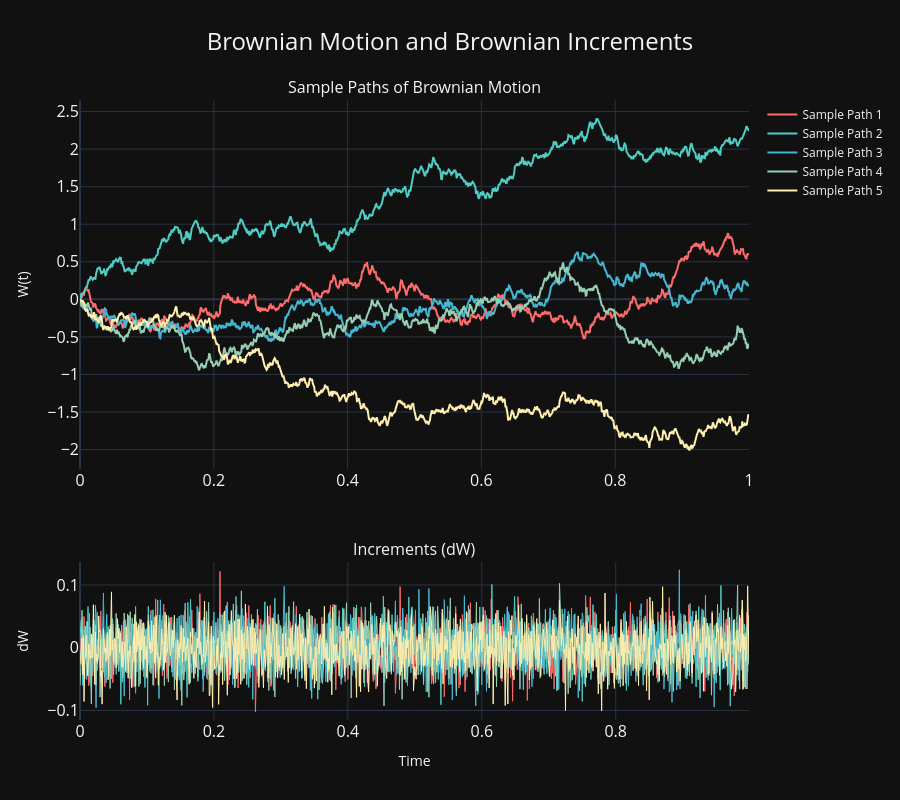

Source (notebook cell):
### Code cell
import numpy as np
import plotly.graph_objects as go
from plotly.subplots import make_subplots

# Set random seed for reproducibility
np.random.seed(42)

# Generate Brownian motion paths
def generate_brownian_path(n_steps=1000, T=1.0):
    dt = T/n_steps
    dW = np.random.normal(0, np.sqrt(dt), n_steps)
    W = np.cumsum(dW)
    W = np.insert(W, 0, 0)  # Add W₀ = 0
    t = np.linspace(0, T, n_steps + 1)
    return t, W, dW

# Generate multiple paths
n_paths = 5
paths_data = [generate_brownian_path() for _ in range(n_paths)]

# Create subplots
fig = make_subplots(rows=2, cols=1, 
                    subplot_titles=('Sample Paths of Brownian Motion', 'Increments (dW)'),
                    vertical_spacing=0.15,
                    row_heights=[0.7, 0.3])

# Colors for paths
colors = ['#FF6B6B', '#4ECDC4', '#45B7D1', '#96CEB4', '#FFEEAD']

# Add each path and its increments
for i, (t, W, dW) in enumerate(paths_data):
    # Plot Brownian path
    fig.add_trace(
        go.Scatter(
            x=t,
            y=W,
            mode='lines',
            line=dict(color=colors[i], width=2),
            name=f'Sample Path {i+1}'
        ),
        row=1, col=1
    )
    
    # Plot increments
    t_increments = t[:-1]  # Remove last point since we have n-1 increments
    fig.add_trace(
        go.Scatter(
            x=t_increments,
            y=dW,
            mode='lines',
            line=dict(color=colors[i], width=1),
            name=f'Increments {i+1}',
            showlegend=False
        ),
        row=2, col=1
    )

# Update layout
fig.update_layout(
    template='plotly_dark',
    title=dict(
        text='Brownian Motion and Brownian Increments',
        x=0.5,
        font=dict(size=24)
    ),
    showlegend=True,
    hovermode='x',
    height=800  # Make plot taller to accommodate subplot
)

# Update axes
for row in [1, 2]:
    fig.update_xaxes(
        showgrid=True,
        gridwidth=1,
        zeroline=True,
        zerolinewidth=2,
        tickfont=dict(size=16),
        row=row, col=1
    )
    
    fig.update_yaxes(
        showgrid=True,
        gridwidth=1,
        zeroline=True,
        zerolinewidth=2,
        tickfont=dict(size=16),
        row=row, col=1
    )

# Update axis labels
fig.update_xaxes(title_text="Time", row=2, col=1)
fig.update_yaxes(title_text="W(t)", row=1, col=1)
fig.update_yaxes(title_text="dW", row=2, col=1)

fig.show()

### Figure 1 — Plotly figure (JSON) as saved in the notebook; plotly's stock layout.template omitted (floating-point values rounded to 4 significant figures; data arrays with more than 128 entries replaced by an {"elided": "..."} marker saying what was removed)
{"data": [{"line": {"color": "#FF6B6B", "width": 2}, "mode": "lines", "name": "Sample Path 1", "type": "scatter", "x": {"elided": "1001 float values"}, "xaxis": "x", "y": {"elided": "1001 float values"}, "yaxis": "y"}, {"line": {"color": "#FF6B6B", "width": 1}, "mode": "lines", "name": "Increments 1", "showlegend": false, "type": "scatter", "x": {"elided": "1000 float values"}, "xaxis": "x2", "y": {"elided": "1000 float values"}, "yaxis": "y2"}, {"line": {"color": "#4ECDC4", "width": 2}, "mode": "lines", "name": "Sample Path 2", "type": "scatter", "x": {"elided": "1001 float values"}, "xaxis": "x", "y": {"elided": "1001 float values"}, "yaxis": "y"}, {"line": {"color": "#4ECDC4", "width": 1}, "mode": "lines", "name": "Increments 2", "showlegend": false, "type": "scatter", "x": {"elided": "1000 float values"}, "xaxis": "x2", "y": {"elided": "1000 float values"}, "yaxis": "y2"}, {"line": {"color": "#45B7D1", "width": 2}, "mode": "lines", "name": "Sample Path 3", "type": "scatter", "x": {"elided": "1001 float values"}, "xaxis": "x", "y": {"elided": "1001 float values"}, "yaxis": "y"}, {"line": {"color": "#45B7D1", "width": 1}, "mode": "lines", "name": "Increments 3", "showlegend": false, "type": "scatter", "x": {"elided": "1000 float values"}, "xaxis": "x2", "y": {"elided": "1000 float values"}, "yaxis": "y2"}, {"line": {"color": "#96CEB4", "width": 2}, "mode": "lines", "name": "Sample Path 4", "type": "scatter", "x": {"elided": "1001 float values"}, "xaxis": "x", "y": {"elided": "1001 float values"}, "yaxis": "y"}, {"line": {"color": "#96CEB4", "width": 1}, "mode": "lines", "name": "Increments 4", "showlegend": false, "type": "scatter", "x": {"elided": "1000 float values"}, "xaxis": "x2", "y": {"elided": "1000 float values"}, "yaxis": "y2"}, {"line": {"color": "#FFEEAD", "width": 2}, "mode": "lines", "name": "Sample Path 5", "type": "scatter", "x": {"elided": "1001 float values"}, "xaxis": "x", "y": {"elided": "1001 float values"}, "yaxis": "y"}, {"line": {"color": "#FFEEAD", "width": 1}, "mode": "lines", "name": "Increments 5", "showlegend": false, "type": "scatter", "x": {"elided": "1000 float values"}, "xaxis": "x2", "y": {"elided": "1000 float values"}, "yaxis": "y2"}], "layout": {"annotations": [{"font": {"size": 16}, "showarrow": false, "text": "Sample Paths of Brownian Motion", "x": 0.5, "xanchor": "center", "xref": "paper", "y": 1, "yanchor": "bottom", "yref": "paper"}, {"font": {"size": 16}, "showarrow": false, "text": "Increments (dW)", "x": 0.5, "xanchor": "center", "xref": "paper", "y": 0.255, "yanchor": "bottom", "yref": "paper"}], "height": 800, "hovermode": "x", "showlegend": true, "title": {"font": {"size": 24}, "text": "Brownian Motion and Brownian Increments", "x": 0.5}, "xaxis": {"anchor": "y", "autorange": true, "domain": [0, 1], "gridwidth": 1, "range": [0, 1], "showgrid": true, "tickfont": {"size": 16}, "type": "linear", "zeroline": true, "zerolinewidth": 2}, "xaxis2": {"anchor": "y2", "autorange": true, "domain": [0, 1], "gridwidth": 1, "range": [0, 0.999], "showgrid": true, "tickfont": {"size": 16}, "title": {"text": "Time"}, "type": "linear", "zeroline": true, "zerolinewidth": 2}, "yaxis": {"anchor": "x", "autorange": true, "domain": [0.405, 1], "gridwidth": 1, "range": [-2.258, 2.654], "showgrid": true, "tickfont": {"size": 16}, "title": {"text": "W(t)"}, "type": "linear", "zeroline": true, "zerolinewidth": 2}, "yaxis2": {"anchor": "x2", "autorange": true, "domain": [0, 0.255], "gridwidth": 1, "range": [-0.1151, 0.1368], "showgrid": true, "tickfont": {"size": 16}, "title": {"text": "dW"}, "type": "linear", "zeroline": true, "zerolinewidth": 2}}}
